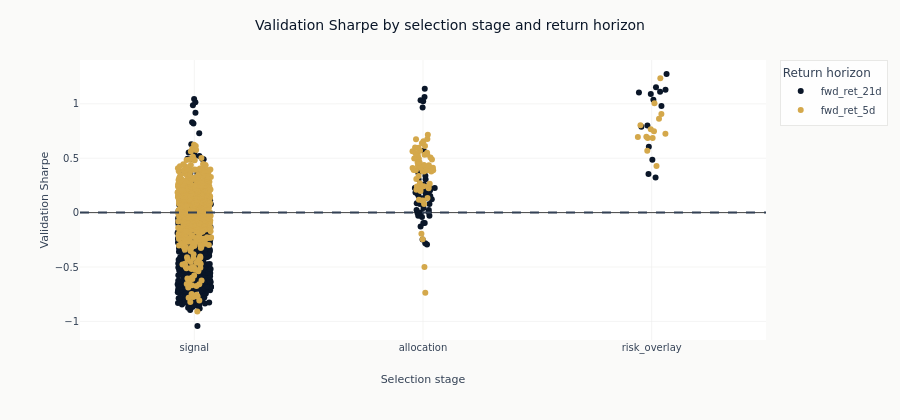

Notebook cell for this chart:
### Code cell
fig = px.strip(
    pool.to_pandas(),
    x="stage",
    y="sharpe",
    color="label",
    stripmode="overlay",
    category_orders={"stage": ["signal", "allocation", "risk_overlay"]},
    color_discrete_sequence=[COLORS["blue"], COLORS["amber"]],
    labels={"stage": "Selection stage", "sharpe": "Validation Sharpe", "label": "Return horizon"},
)
fig.update_layout(
    title="Validation Sharpe by selection stage and return horizon",
    height=420,
)
fig.add_hline(y=0, line_dash="dash", line_color=COLORS["neutral"])
fig.show()

### Figure 1 — Plotly figure (JSON) as saved in the notebook; plotly's stock layout.template omitted (floating-point values rounded to 4 significant figures; data arrays with more than 128 entries replaced by an {"elided": "..."} marker saying what was removed)
{"data": [{"alignmentgroup": "True", "boxpoints": "all", "fillcolor": "rgba(255,255,255,0)", "hoveron": "points", "hovertemplate": "Return horizon=fwd_ret_21d<br>Selection stage=%{x}<br>Validation Sharpe=%{y}<extra></extra>", "legendgroup": "fwd_ret_21d", "line": {"color": "rgba(255,255,255,0)"}, "marker": {"color": "#0a1628"}, "name": "fwd_ret_21d", "offsetgroup": "fwd_ret_21d", "orientation": "v", "pointpos": 0, "showlegend": true, "type": "box", "x": {"elided": "570 str values"}, "x0": " ", "xaxis": "x", "y": {"elided": "570 float values"}, "y0": " ", "yaxis": "y"}, {"alignmentgroup": "True", "boxpoints": "all", "fillcolor": "rgba(255,255,255,0)", "hoveron": "points", "hovertemplate": "Return horizon=fwd_ret_5d<br>Selection stage=%{x}<br>Validation Sharpe=%{y}<extra></extra>", "legendgroup": "fwd_ret_5d", "line": {"color": "rgba(255,255,255,0)"}, "marker": {"color": "#D4A84B"}, "name": "fwd_ret_5d", "offsetgroup": "fwd_ret_5d", "orientation": "v", "pointpos": 0, "showlegend": true, "type": "box", "x": {"elided": "570 str values"}, "x0": " ", "xaxis": "x", "y": {"elided": "570 float values"}, "y0": " ", "yaxis": "y"}], "layout": {"boxmode": "overlay", "height": 420, "legend": {"title": {"text": "Return horizon"}, "tracegroupgap": 0}, "margin": {"t": 60}, "shapes": [{"line": {"color": "#334155", "dash": "dash"}, "type": "line", "x0": 0, "x1": 1, "xref": "x domain", "y0": 0, "y1": 0, "yref": "y"}], "title": {"text": "Validation Sharpe by selection stage and return horizon"}, "xaxis": {"anchor": "y", "categoryarray": ["signal", "allocation", "risk_overlay"], "categoryorder": "array", "domain": [0.0, 1.0], "title": {"text": "Selection stage"}}, "yaxis": {"anchor": "x", "domain": [0.0, 1.0], "title": {"text": "Validation Sharpe"}}}}
